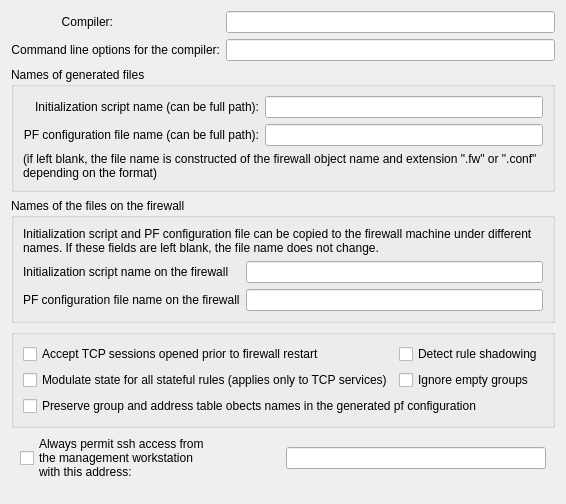
     <widget class="QWidget" name="tab1">
      <attribute name="title">
       <string>Compiler</string>
      </attribute>
      <layout class="QGridLayout" name="pfAdvanced_gridLayout_10">
       <item row="0" column="0">
        <widget class="QLabel" name="compilerLabel">
         <property name="text">
          <string>Compiler:</string>
         </property>
         <property name="alignment">
          <set>Qt::AlignmentFlag::AlignRight|Qt::AlignmentFlag::AlignTrailing|Qt::AlignmentFlag::AlignVCenter</set>
         </property>
         <property name="wordWrap">
          <bool>false</bool>
         </property>
        </widget>
       </item>
       <item row="0" column="2">
        <widget class="QLineEdit" name="compiler">
         <property name="maximumSize">
          <size>
           <width>32767</width>
           <height>22</height>
          </size>
         </property>
        </widget>
       </item>
       <item row="1" column="0" colspan="2">
        <widget class="QLabel" name="compilerArgsLabel">
         <property name="sizePolicy">
          <sizepolicy hsizetype="Expanding" vsizetype="Preferred">
           <horstretch>0</horstretch>
           <verstretch>0</verstretch>
          </sizepolicy>
         </property>
         <property name="text">
          <string>Command line options for the compiler:</string>
         </property>
         <property name="alignment">
          <set>Qt::AlignmentFlag::AlignRight|Qt::AlignmentFlag::AlignTrailing|Qt::AlignmentFlag::AlignVCenter</set>
         </property>
         <property name="wordWrap">
          <bool>false</bool>
         </property>
        </widget>
       </item>
       <item row="1" column="2">
        <widget class="QLineEdit" name="compilerArgs">
         <property name="maximumSize">
          <size>
           <width>32767</width>
           <height>22</height>
          </size>
         </property>
        </widget>
       </item>
       <item row="2" column="0" colspan="3">
        <widget class="QGroupBox" name="groupBox_4">
         <property name="title">
          <string>Names of generated files</string>
         </property>
         <layout class="QGridLayout" name="pfAdvanced_gridLayout_7">
          <item row="0" column="0">
           <widget class="QLabel" name="label_6">
            <property name="text">
             <string>Initialization script name (can be full path):</string>
            </property>
            <property name="alignment">
             <set>Qt::AlignmentFlag::AlignRight|Qt::AlignmentFlag::AlignTrailing|Qt::AlignmentFlag::AlignVCenter</set>
            </property>
           </widget>
          </item>
          <item row="0" column="1">
           <widget class="QLineEdit" name="outputFileName">
            <property name="maximumSize">
             <size>
              <width>32767</width>
              <height>22</height>
             </size>
            </property>
           </widget>
          </item>
          <item row="1" column="0">
           <widget class="QLabel" name="label_7">
            <property name="text">
             <string>PF configuration file name (can be full path):</string>
            </property>
            <property name="alignment">
             <set>Qt::AlignmentFlag::AlignRight|Qt::AlignmentFlag::AlignTrailing|Qt::AlignmentFlag::AlignVCenter</set>
            </property>
           </widget>
          </item>
          <item row="1" column="1">
           <widget class="QLineEdit" name="confFileName">
            <property name="maximumSize">
             <size>
              <width>32767</width>
              <height>22</height>
             </size>
            </property>
           </widget>
          </item>
          <item row="2" column="0" colspan="2">
           <widget class="QLabel" name="textLabel1_5">
            <property name="sizePolicy">
             <sizepolicy hsizetype="Expanding" vsizetype="Preferred">
              <horstretch>0</horstretch>
              <verstretch>0</verstretch>
             </sizepolicy>
            </property>
            <property name="text">
             <string>(if left blank, the file name is constructed of the firewall object name and extension &quot;.fw&quot; or &quot;.conf&quot; depending on the format)</string>
            </property>
            <property name="alignment">
             <set>Qt::AlignmentFlag::AlignVCenter</set>
            </property>
            <property name="wordWrap">
             <bool>true</bool>
            </property>
           </widget>
          </item>
         </layout>
        </widget>
       </item>
       <item row="3" column="0" colspan="3">
        <widget class="QGroupBox" name="groupBox_2">
         <property name="title">
          <string>Names of the files on the firewall</string>
         </property>
         <property name="flat">
          <bool>false</bool>
         </property>
         <layout class="QGridLayout" name="pfAdvanced_gridLayout">
          <item row="0" column="0" colspan="2">
           <widget class="QLabel" name="label_4">
            <property name="text">
             <string>Initialization script and PF configuration file can be copied to the firewall machine under different names. If these fields are left blank, the file name does not change.</string>
            </property>
            <property name="wordWrap">
             <bool>true</bool>
            </property>
           </widget>
          </item>
          <item row="1" column="0">
           <widget class="QLabel" name="label_2">
            <property name="text">
             <string>Initialization script name on the firewall</string>
            </property>
           </widget>
          </item>
          <item row="1" column="1">
           <widget class="QLineEdit" name="fileNameOnFw">
            <property name="maximumSize">
             <size>
              <width>32767</width>
              <height>22</height>
             </size>
            </property>
           </widget>
          </item>
          <item row="2" column="0">
           <widget class="QLabel" name="label_3">
            <property name="text">
             <string>PF configuration file name on the firewall</string>
            </property>
           </widget>
          </item>
          <item row="2" column="1">
           <widget class="QLineEdit" name="confFileNameOnFw">
            <property name="maximumSize">
             <size>
              <width>32767</width>
              <height>22</height>
             </size>
            </property>
           </widget>
          </item>
         </layout>
        </widget>
       </item>
       <item row="4" column="0" colspan="3">
        <widget class="QGroupBox" name="groupBox">
         <property name="title">
          <string/>
         </property>
         <property name="flat">
          <bool>false</bool>
         </property>
         <layout class="QGridLayout" name="pfAdvanced_gridLayout_6">
          <item row="0" column="0">
           <widget class="QCheckBox" name="pf_accept_new_tcp_with_no_syn">
            <property name="text">
             <string>Accept TCP sessions opened prior to firewall restart</string>
            </property>
           </widget>
          </item>
          <item row="0" column="1">
           <widget class="QCheckBox" name="pf_check_shadowing">
            <property name="sizePolicy">
             <sizepolicy hsizetype="Expanding" vsizetype="Fixed">
              <horstretch>0</horstretch>
              <verstretch>0</verstretch>
             </sizepolicy>
            </property>
            <property name="toolTip">
             <string>Shadowing happens because a rule is a superset of
a subsequent rule and any packets potentially matched
by the subsequent rule have already been matched by
the prior rule.</string>
            </property>
            <property name="text">
             <string>Detect rule shadowing</string>
            </property>
           </widget>
          </item>
          <item row="1" column="0">
           <widget class="QCheckBox" name="pf_modulate_state">
            <property name="sizePolicy">
             <sizepolicy hsizetype="Expanding" vsizetype="Fixed">
              <horstretch>0</horstretch>
              <verstretch>0</verstretch>
             </sizepolicy>
            </property>
            <property name="text">
             <string>Modulate state for all stateful rules (applies only to TCP services)</string>
            </property>
           </widget>
          </item>
          <item row="1" column="1">
           <widget class="QCheckBox" name="pf_ignore_empty_groups">
            <property name="sizePolicy">
             <sizepolicy hsizetype="Expanding" vsizetype="Fixed">
              <horstretch>0</horstretch>
              <verstretch>0</verstretch>
             </sizepolicy>
            </property>
            <property name="toolTip">
             <string>If the option is deactivated, compiler treats empty groups as
an error and aborts processing the policy. If this option is
activated, compiler removes all empty groups from all rule
elements. If rule element becomes 'any' after the last empty
group has been removed, the whole rule will be ignored. Use
this option only if you fully understand how it works!</string>
            </property>
            <property name="text">
             <string>Ignore empty groups</string>
            </property>
           </widget>
          </item>
          <item row="2" column="0" colspan="2">
           <widget class="QCheckBox" name="pf_preserve_group_names">
            <property name="text">
             <string>Preserve group and address table obects names in the generated pf configuration</string>
            </property>
           </widget>
          </item>
         </layout>
        </widget>
       </item>
       <item row="5" column="0" colspan="3">
        <layout class="QHBoxLayout" name="horizontalLayout_7">
         <property name="leftMargin">
          <number>9</number>
         </property>
         <property name="rightMargin">
          <number>9</number>
         </property>
         <item>
          <widget class="QCheckBox" name="mgmt_ssh">
           <property name="sizePolicy">
            <sizepolicy hsizetype="Expanding" vsizetype="Fixed">
             <horstretch>0</horstretch>
             <verstretch>0</verstretch>
            </sizepolicy>
           </property>
           <property name="text">
            <string>Always permit ssh access from
the management workstation
with this address:</string>
           </property>
          </widget>
         </item>
         <item>
          <widget class="QLineEdit" name="mgmt_addr">
           <property name="sizePolicy">
            <sizepolicy hsizetype="Expanding" vsizetype="Fixed">
             <horstretch>0</horstretch>
             <verstretch>0</verstretch>
            </sizepolicy>
           </property>
           <property name="maximumSize">
            <size>
             <width>32767</width>
             <height>22</height>
            </size>
           </property>
          </widget>
         </item>
        </layout>
       </item>
       <item row="6" column="1">
        <spacer name="verticalSpacer">
         <property name="orientation">
          <enum>Qt::Orientation::Vertical</enum>
         </property>
         <property name="sizeHint" stdset="0">
          <size>
           <width>20</width>
           <height>11</height>
          </size>
         </property>
        </spacer>
       </item>
      </layout>
     </widget>
